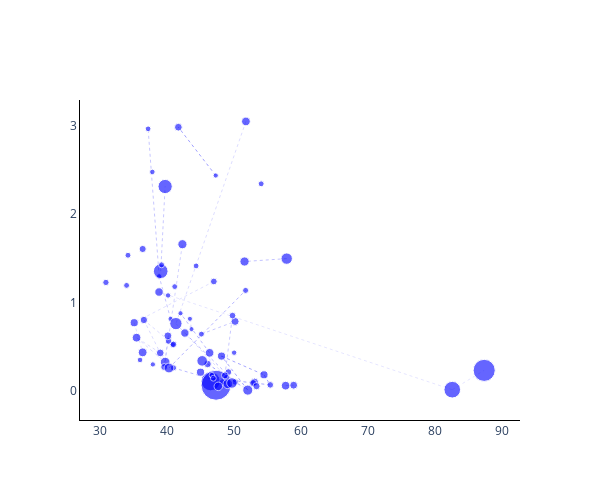

The code cell stored with this chart in its notebook:
### Code cell
# Plot connections in z height

fig = go.Figure()

for roi_id in to_plot['ROI-index'].unique():
    sub_df = to_plot[to_plot['ROI-index']==roi_id]
    if len(sub_df)<=1:
        continue
    alpha = np.random.uniform(0.2,0.7)
    width = np.random.uniform(0.3,0.7)
    for i in range(len(sub_df)-1):
        x = [sub_df.iloc[i]['dense_surface_perc'],sub_df.iloc[i+1]['dense_surface_perc']]
        y = [sub_df.iloc[i]['ridge_surface_perc'],sub_df.iloc[i+1]['ridge_surface_perc']]
        fig.add_trace(go.Scatter(x=x,y=y,mode='lines',
                                 opacity=alpha,
                                 line=dict(
                                    color='blue',
                                    width=width,
                                    dash='dot'
                )
            )
        )

fig.add_trace(go.Scatter(
    x=to_plot['dense_surface_perc'],
    y=to_plot['ridge_surface_perc'],
    mode='markers',
    marker=dict(
        size=to_plot['aggregate_size_um2'],
        color='blue',
        opacity=0.6
    ),
    text=to_plot['nr']
))

fig.update_layout({
    'plot_bgcolor': 'rgba(255,255,255,1)',
    'paper_bgcolor': 'rgba(255,255,255,1)',
    'xaxis': dict(
        zeroline = False,
        showgrid = False,
        tickmode = 'linear',
        tick0 = 0,
        dtick = 10,
        showline=True,
        linewidth = 1,
        linecolor='black'
    ),
    'yaxis': dict(
        zeroline = False,
        showgrid = False,
        tickmode = 'linear',
        tick0 = 0,
        dtick = 1,
        showline=True,
        linewidth = 1,
        linecolor='black'
    )
})
fig.update_layout(
    width=fig_width,
    height=fig_height,
    showlegend=False
)

#fig.update_xaxes(showline=True, linewidth=1, linecolor='black')
#fig.update_yaxes(showline=True, linewidth=1, linecolor='black')
fig.show()
fig.write_image("/Users/lukasvandenheuvel/Documents/EPFL/MA4/PDM/Figures/fig_aggregates/scatterplot_z_connections.pdf")

### Figure 1 — Plotly figure (JSON) as saved in the notebook; plotly's stock layout.template omitted (floating-point values rounded to 4 significant figures)
{"data": [{"line": {"color": "blue", "dash": "dot", "width": 0.6045}, "mode": "lines", "opacity": 0.446, "type": "scatter", "x": [50.16, 42.65], "y": [0.1027, 0.6569]}, {"line": {"color": "blue", "dash": "dot", "width": 0.4529}, "mode": "lines", "opacity": 0.6197, "type": "scatter", "x": [46.34, 42.0], "y": [0.4328, 0.8801]}, {"line": {"color": "blue", "dash": "dot", "width": 0.625}, "mode": "lines", "opacity": 0.3576, "type": "scatter", "x": [45.12, 50.14], "y": [0.6443, 0.7879]}, {"line": {"color": "blue", "dash": "dot", "width": 0.6891}, "mode": "lines", "opacity": 0.3943, "type": "scatter", "x": [49.07, 40.94], "y": [0.08202, 0.2626]}, {"line": {"color": "blue", "dash": "dot", "width": 0.5627}, "mode": "lines", "opacity": 0.2333, "type": "scatter", "x": [53.05, 52.84], "y": [0.1026, 0.09089]}, {"line": {"color": "blue", "dash": "dot", "width": 0.5627}, "mode": "lines", "opacity": 0.2333, "type": "scatter", "x": [52.84, 53.34], "y": [0.09089, 0.05589]}, {"line": {"color": "blue", "dash": "dot", "width": 0.6859}, "mode": "lines", "opacity": 0.2064, "type": "scatter", "x": [40.95, 36.53], "y": [0.5284, 0.8039]}, {"line": {"color": "blue", "dash": "dot", "width": 0.6859}, "mode": "lines", "opacity": 0.2064, "type": "scatter", "x": [36.53, 38.98], "y": [0.8039, 0.4317]}, {"line": {"color": "blue", "dash": "dot", "width": 0.6859}, "mode": "lines", "opacity": 0.2064, "type": "scatter", "x": [38.98, 35.45], "y": [0.4317, 0.604]}, {"line": {"color": "blue", "dash": "dot", "width": 0.6859}, "mode": "lines", "opacity": 0.2064, "type": "scatter", "x": [35.45, 39.71], "y": [0.604, 0.328]}, {"line": {"color": "blue", "dash": "dot", "width": 0.6859}, "mode": "lines", "opacity": 0.2064, "type": "scatter", "x": [39.71, 40.12], "y": [0.328, 0.6248]}, {"line": {"color": "blue", "dash": "dot", "width": 0.6792}, "mode": "lines", "opacity": 0.2459, "type": "scatter", "x": [43.41, 43.65], "y": [0.8175, 0.7006]}, {"line": {"color": "blue", "dash": "dot", "width": 0.5213}, "mode": "lines", "opacity": 0.4448, "type": "scatter", "x": [40.52, 38.82], "y": [0.8162, 1.296]}, {"line": {"color": "blue", "dash": "dot", "width": 0.5213}, "mode": "lines", "opacity": 0.4448, "type": "scatter", "x": [38.82, 37.17], "y": [1.296, 2.965]}, {"line": {"color": "blue", "dash": "dot", "width": 0.5539}, "mode": "lines", "opacity": 0.6348, "type": "scatter", "x": [46.04, 52.04], "y": [0.3065, 0.01125]}, {"line": {"color": "blue", "dash": "dot", "width": 0.5539}, "mode": "lines", "opacity": 0.6348, "type": "scatter", "x": [52.04, 48.12], "y": [0.01125, 0.3957]}, {"line": {"color": "blue", "dash": "dot", "width": 0.5539}, "mode": "lines", "opacity": 0.6348, "type": "scatter", "x": [48.12, 54.46], "y": [0.3957, 0.1842]}, {"line": {"color": "blue", "dash": "dot", "width": 0.5539}, "mode": "lines", "opacity": 0.6348, "type": "scatter", "x": [54.46, 55.39], "y": [0.1842, 0.07029]}, {"line": {"color": "blue", "dash": "dot", "width": 0.5539}, "mode": "lines", "opacity": 0.6348, "type": "scatter", "x": [55.39, 46.9], "y": [0.07029, 0.1452]}, {"line": {"color": "blue", "dash": "dot", "width": 0.495}, "mode": "lines", "opacity": 0.4487, "type": "scatter", "x": [39.05, 39.71], "y": [1.356, 2.313]}, {"line": {"color": "blue", "dash": "dot", "width": 0.6022}, "mode": "lines", "opacity": 0.62, "type": "scatter", "x": [47.26, 41.68], "y": [2.437, 2.983]}, {"line": {"color": "blue", "dash": "dot", "width": 0.3441}, "mode": "lines", "opacity": 0.5131, "type": "scatter", "x": [39.57, 42.29], "y": [0.2725, 1.66]}, {"line": {"color": "blue", "dash": "dot", "width": 0.5965}, "mode": "lines", "opacity": 0.4907, "type": "scatter", "x": [40.28, 51.72], "y": [0.261, 1.138]}, {"line": {"color": "blue", "dash": "dot", "width": 0.6179}, "mode": "lines", "opacity": 0.3911, "type": "scatter", "x": [57.85, 51.55], "y": [1.498, 1.465]}, {"line": {"color": "blue", "dash": "dot", "width": 0.3961}, "mode": "lines", "opacity": 0.3553, "type": "scatter", "x": [51.76, 41.32], "y": [3.048, 0.763]}, {"line": {"color": "blue", "dash": "dot", "width": 0.3961}, "mode": "lines", "opacity": 0.3553, "type": "scatter", "x": [41.32, 49.67], "y": [0.763, 0.09222]}, {"line": {"color": "blue", "dash": "dot", "width": 0.3325}, "mode": "lines", "opacity": 0.3756, "type": "scatter", "x": [46.98, 35.09], "y": [1.239, 0.773]}, {"line": {"color": "blue", "dash": "dot", "width": 0.3325}, "mode": "lines", "opacity": 0.3756, "type": "scatter", "x": [35.09, 36.35], "y": [0.773, 0.4379]}, {"line": {"color": "blue", "dash": "dot", "width": 0.5236}, "mode": "lines", "opacity": 0.2002, "type": "scatter", "x": [38.8, 82.55], "y": [1.12, 0.01602]}, {"line": {"color": "blue", "dash": "dot", "width": 0.5236}, "mode": "lines", "opacity": 0.2002, "type": "scatter", "x": [82.55, 87.31], "y": [0.01602, 0.2345]}, {"line": {"color": "blue", "dash": "dot", "width": 0.4381}, "mode": "lines", "opacity": 0.4967, "type": "scatter", "x": [48.63, 49.76], "y": [0.178, 0.8533]}, {"line": {"color": "blue", "dash": "dot", "width": 0.4978}, "mode": "lines", "opacity": 0.4005, "type": "scatter", "x": [57.69, 58.88], "y": [0.06142, 0.06685]}, {"marker": {"color": "blue", "opacity": 0.6, "size": [19.14, 6.433, 5.417, 5.421, 6.368, 30, 8.413, 5.614, 8.556, 6.741, 8.676, 6.495, 5.144, 5.903, 8.001, 9.69, 6.138, 7.836, 6.615, 7.059, 5.571, 7.208, 6.55, 7.352, 7.717, 8.726, 9.759, 7.898, 7.152, 5.249, 6.294, 5.604, 5.109, 5, 5.246, 5.495, 5.548, 7.453, 5.699, 10.12, 8.097, 8.097, 6.608, 14.68, 14.26, 5.872, 10.61, 5.218, 6.959, 7.719, 5.89, 9.186, 9.856, 11.39, 8.724, 6.724, 8.532, 16.65, 5.92, 6.017, 5.766, 9.217, 12.24, 8.147, 22.1, 8.165, 5.814, 5.934, 5.869, 10.49, 8.811, 6.981, 8.657, 6.684, 7.866]}, "mode": "markers", "text": [0, 1, 2, 3, 4, 5, 6, 7, 8, 10, 11, 12, 13, 16, 17, 18, 19, 20, 21, 22, 23, 24, 25, 26, 27, 28, 29, 30, 31, 33, 34, 35, 36, 37, 38, 39, 40, 41, 42, 43, 45, 46, 47, 48, 49, 50, 51, 52, 53, 54, 55, 56, 57, 59, 60, 61, 62, 63, 65, 66, 67, 68, 69, 71, 72, 74, 75, 76, 77, 78, 80, 81, 82, 83, 84], "type": "scatter", "x": [46.49, 50.16, 40.15, 50.0, 48.25, 47.31, 42.65, 40.84, 47.64, 49.14, 46.34, 48.9, 42.0, 45.12, 50.14, 49.07, 40.94, 53.05, 40.22, 52.84, 46.68, 53.34, 40.95, 36.53, 38.98, 35.45, 39.71, 40.12, 36.36, 37.88, 30.88, 35.96, 43.41, 43.65, 40.52, 38.82, 37.8, 46.04, 37.17, 52.04, 48.12, 54.46, 55.39, 39.05, 39.71, 46.9, 45.23, 47.26, 39.57, 41.68, 54.04, 42.29, 40.28, 57.85, 51.76, 46.98, 38.8, 82.55, 34.17, 51.72, 41.14, 51.55, 41.32, 35.09, 87.31, 44.99, 44.33, 39.17, 33.96, 49.67, 36.35, 48.63, 57.69, 49.76, 58.88], "y": [0.1117, 0.1027, 1.081, 0.4343, 0.1025, 0.06628, 0.6569, 0.5253, 0.05388, 0.2148, 0.4328, 0.1523, 0.8801, 0.6443, 0.7879, 0.08202, 0.2626, 0.1026, 0.567, 0.09089, 0.1799, 0.05589, 0.5284, 0.8039, 0.4317, 0.604, 0.328, 0.6248, 1.606, 0.3018, 1.229, 0.3522, 0.8175, 0.7006, 0.8162, 1.296, 2.478, 0.3065, 2.965, 0.01125, 0.3957, 0.1842, 0.07029, 1.356, 2.313, 0.1452, 0.3421, 2.437, 0.2725, 2.983, 2.343, 1.66, 0.261, 1.498, 3.048, 1.239, 1.12, 0.01602, 1.536, 1.138, 1.181, 1.465, 0.763, 0.773, 0.2345, 0.2136, 1.415, 1.427, 1.195, 0.09222, 0.4379, 0.178, 0.06142, 0.8533, 0.06685]}], "layout": {"height": 500, "paper_bgcolor": "rgba(255,255,255,1)", "plot_bgcolor": "rgba(255,255,255,1)", "showlegend": false, "width": 600, "xaxis": {"dtick": 10, "linecolor": "black", "linewidth": 1, "showgrid": false, "showline": true, "tick0": 0, "tickmode": "linear", "zeroline": false}, "yaxis": {"dtick": 1, "linecolor": "black", "linewidth": 1, "showgrid": false, "showline": true, "tick0": 0, "tickmode": "linear", "zeroline": false}}}
